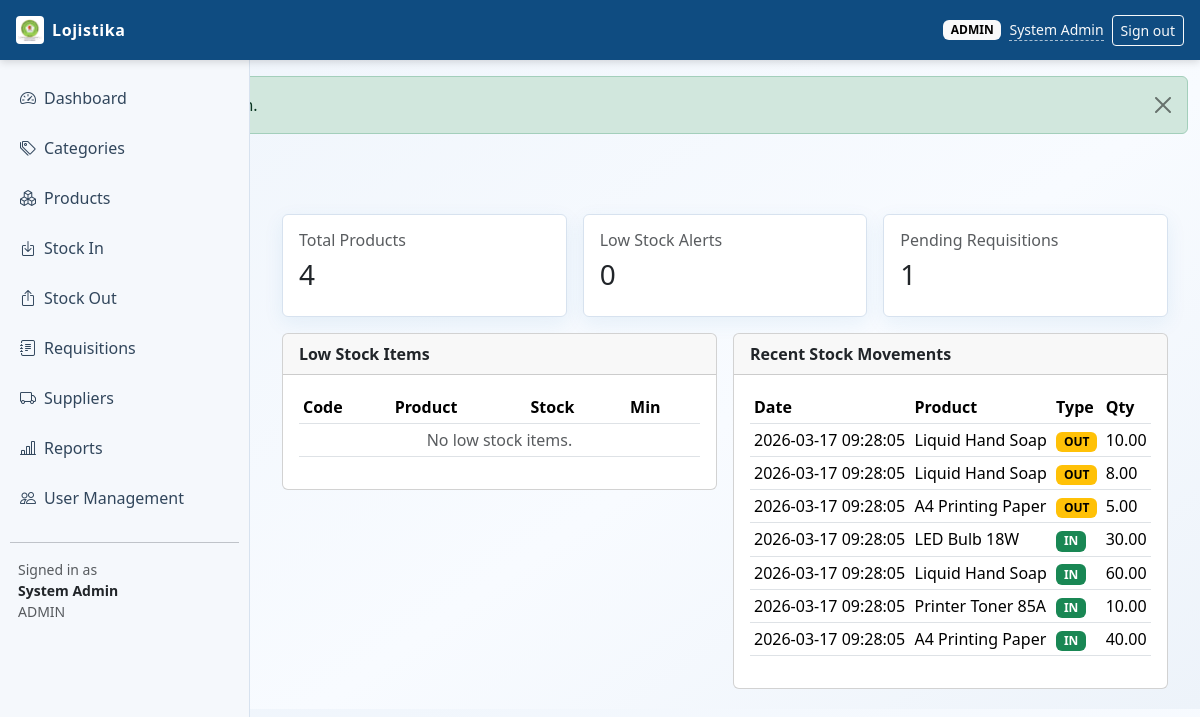
Page /index.php?page=dashboard (signed in) on the committed database.
### tables this page shows
CREATE TABLE stock_movements (
    id INT UNSIGNED AUTO_INCREMENT PRIMARY KEY,
    product_id INT UNSIGNED NOT NULL,
    movement_type ENUM('in', 'out') NOT NULL,
    quantity DECIMAL(12,2) NOT NULL,
    unit_cost DECIMAL(12,2) NOT NULL DEFAULT 0,
    reference_type ENUM('purchase', 'donation', 'adjustment', 'requisition', 'distribution', 'return') NOT NULL DEFAULT 'adjustment',
    reference_id INT UNSIGNED NULL,
    remarks VARCHAR(255) NULL,
    performed_by INT UNSIGNED NULL,
    created_at TIMESTAMP NOT NULL DEFAULT CURRENT_TIMESTAMP,
    CONSTRAINT chk_stock_movements_quantity CHECK (quantity > 0),
    CONSTRAINT fk_stock_movements_product FOREIGN KEY (product_id) REFERENCES products(id) ON DELETE RESTRICT,
    CONSTRAINT fk_stock_movements_user FOREIGN KEY (performed_by) REFERENCES users(id) ON DELETE SET NULL,
    INDEX idx_stock_movements_product_date (product_id, created_at),
    INDEX idx_stock_movements_reference (reference_type, reference_id)
);

CREATE TABLE products (
    id INT UNSIGNED AUTO_INCREMENT PRIMARY KEY,
    category_id INT UNSIGNED NOT NULL,
    supplier_id INT UNSIGNED NULL,
    code VARCHAR(50) NOT NULL,
    name VARCHAR(150) NOT NULL,
    unit ENUM('unit', 'liter', 'box', 'kg', 'pack') NOT NULL DEFAULT 'unit',
    min_stock DECIMAL(12,2) NOT NULL DEFAULT 0,
    is_active TINYINT(1) NOT NULL DEFAULT 1,
    created_by INT UNSIGNED NULL,
    updated_by INT UNSIGNED NULL,
    created_at TIMESTAMP NOT NULL DEFAULT CURRENT_TIMESTAMP,
    updated_at TIMESTAMP NOT NULL DEFAULT CURRENT_TIMESTAMP ON UPDATE CURRENT_TIMESTAMP,
    CONSTRAINT uq_products_code UNIQUE (code),
    CONSTRAINT fk_products_category FOREIGN KEY (category_id) REFERENCES categories(id) ON DELETE RESTRICT,
    CONSTRAINT fk_products_supplier FOREIGN KEY (supplier_id) REFERENCES suppliers(id) ON DELETE SET NULL,
    CONSTRAINT fk_products_created_by FOREIGN KEY (created_by) REFERENCES users(id) ON DELETE SET NULL,
    CONSTRAINT fk_products_updated_by FOREIGN KEY (updated_by) REFERENCES users(id) ON DELETE SET NULL
);

### config/helpers.php (called while the page is built, shortened)
<?php
require_once __DIR__ . '/db_connect.php';
function db(): mysqli
{
    return db_connect();
}
function h(?string $value): string
{
    return htmlspecialchars((string) $value, ENT_QUOTES, 'UTF-8');
}
function get_flash(): ?array
{
    $flash = $_SESSION['flash'];
    return $flash;
}
function current_user(): ?array
{
    return $_SESSION['user'] ?? null;
}
function has_role(array $roles): bool
{
    $user = current_user();
    return in_array($user['role'], $roles, true);
}
function app_base_path(): string
{
    $scriptName = str_replace('\\', '/', (string) ($_SERVER['SCRIPT_NAME'] ?? '/index.php'));
    $basePath = rtrim(str_replace('\\', '/', dirname($scriptName)), '/');
    return $basePath === '' ? '' : $basePath;
}
function asset_url(string $relativePath): string
{
    $cleanPath = ltrim(str_replace('\\', '/', $relativePath), '/');
    $basePath = app_base_path();
    $assetPath = $basePath . '/' . $cleanPath;
    $fullPath = dirname(__DIR__) . DIRECTORY_SEPARATOR . str_replace('/', DIRECTORY_SEPARATOR, $cleanPath);
    $version = is_file($fullPath) ? (string) filemtime($fullPath) : null;
    return $version ? $assetPath . '?v=' . rawurlencode($version) : $assetPath;
}

### config/db_connect.php (called while the page is built, shortened)
<?php
function env_value(array $keys, string $default = ''): string
{
    return $default;
}
function file_db_config(): array
{
    $filePath = __DIR__ . DIRECTORY_SEPARATOR . 'db_credentials.php';
    if (!is_file($filePath)) {
        return [];
    }
    $config = require $filePath;
    return is_array($config) ? $config : [];
}
function db_config(): array
{
    $fileConfig = file_db_config();
    return [
        'host' => env_value(['DB_HOST', 'MYSQL_HOST', 'DATABASE_HOST'], (string) ($fileConfig['host'] ?? '127.0.0.1')),
        'port' => (int) env_value(['DB_PORT', 'MYSQL_PORT', 'DATABASE_PORT'], (string) ($fileConfig['port'] ?? '3306')),
        'user' => env_value(['DB_USER', 'MYSQL_USER', 'DATABASE_USER'], (string) ($fileConfig['user'] ?? 'root')),
        'pass' => env_value(['DB_PASS', 'MYSQL_PASSWORD', 'DATABASE_PASSWORD'], (string) ($fileConfig['pass'] ?? '')),
        'name' => env_value(['DB_NAME', 'MYSQL_DATABASE', 'DATABASE_NAME'], (string) ($fileConfig['name'] ?? 'logistics_lms')),
    ];
}
function db_connect(): mysqli
{
    static $conn = null;
    if ($conn instanceof mysqli) {
        return $conn;
    }
    $cfg = db_config();
    try {
        $conn = new mysqli($cfg['host'], $cfg['user'], $cfg['pass'], $cfg['name'], $cfg['port']);
    } catch (mysqli_sql_exception $e) {
        http_response_code(500);
        if (stripos($e->getMessage(), 'Unknown database') !== false) {
            $sqlFile = dirname(__DIR__) . DIRECTORY_SEPARATOR . 'database.sql';
            $message = 'Database "' . $cfg['name'] . '" does not exist. Import the project SQL file first.';
            if (is_file($sqlFile)) {
                $message .= ' Expected file: ' . $sqlFile;
            }
            exit($message);
        }
        if (stripos($e->getMessage(), 'Access denied for user') !== false) {
            $configFile = __DIR__ . DIRECTORY_SEPARATOR . 'db_credentials.php';
            $message = 'Database login failed for user "' . $cfg['user'] . '" at host "' . $cfg['host'] . '".';
            $message .= ' Set hosting credentials via environment variables or create: ' . $configFile;
            exit($message);
        }
        exit('Database connection failed: ' . $e->getMessage());
    }
    $conn->set_charset('utf8mb4');
    return $conn;
}

### modules/dashboard/index.php (the view, shortened to what this page needs)
<?php
$sqlTotals = "SELECT
    (SELECT COUNT(*) FROM products WHERE is_active = 1) AS total_products,
    (SELECT COUNT(*) FROM requisitions WHERE status = 'pending') AS pending_requisitions";
$totals = db()->query($sqlTotals)->fetch_assoc();
$lowStockSql = "SELECT p.id, p.code, p.name, p.min_stock,
    COALESCE(SUM(CASE WHEN sm.movement_type = 'in' THEN sm.quantity ELSE -sm.quantity END), 0) AS current_stock
    FROM products p
    LEFT JOIN stock_movements sm ON sm.product_id = p.id
    WHERE p.is_active = 1
    GROUP BY p.id, p.code, p.name, p.min_stock
    HAVING current_stock <= p.min_stock
    ORDER BY current_stock ASC
    LIMIT 10";
$lowStockItems = db()->query($lowStockSql);
$recentMovementsSql = "SELECT sm.created_at, p.name AS product_name, sm.movement_type, sm.quantity, sm.reference_type, u.full_name
    FROM stock_movements sm
    INNER JOIN products p ON p.id = sm.product_id
    LEFT JOIN users u ON u.id = sm.performed_by
    ORDER BY sm.id DESC
    LIMIT 10";
$recentMovements = db()->query($recentMovementsSql);
?>
<div class="container-fluid">
    <div class="row g-3 mb-3">
        <div class="col-md-4">
            <div class="card stat-card">
                <div class="card-body">
                    <h6 class="text-muted">Total Products</h6>
                    <h3><?= (int) $totals['total_products'] ?></h3>
                </div>
            </div>
        </div>
        <div class="col-md-4">
            <div class="card stat-card">
                <div class="card-body">
                    <h6 class="text-muted">Low Stock Alerts</h6>
                    <h3><?= (int) $lowStockItems->num_rows ?></h3>
                </div>
            </div>
        </div>
        <div class="col-md-4">
            <div class="card stat-card">
                <div class="card-body">
                    <h6 class="text-muted">Pending Requisitions</h6>
                    <h3><?= (int) $totals['pending_requisitions'] ?></h3>
                </div>
            </div>
        </div>
    </div>
    <div class="row g-3">
        <div class="col-lg-6">
            <div class="card">
                <div class="card-header fw-semibold">Low Stock Items</div>
                <div class="card-body table-responsive">
                    <table class="table table-sm align-middle">
                        <thead>
                        <tr>
                            <th>Code</th>
                            <th>Product</th>
                            <th>Stock</th>
                            <th>Min</th>
                        </tr>
                        </thead>
                        <tbody>
                        <?php if ($lowStockItems->num_rows === 0): ?>
                            <tr><td colspan="4" class="text-center text-muted">No low stock items.</td></tr>
                        <?php endif; ?>
                        </tbody>
                    </table>
                </div>
            </div>
        </div>
        <div class="col-lg-6">
            <div class="card">
                <div class="card-header fw-semibold">Recent Stock Movements</div>
                <div class="card-body table-responsive">
                    <table class="table table-sm align-middle">
                        <thead>
                        <tr>
                            <th>Date</th>
                            <th>Product</th>
                            <th>Type</th>
                            <th>Qty</th>
                        </tr>
                        </thead>
                        <tbody>
                        <?php while ($row = $recentMovements->fetch_assoc()): ?>
                            <tr>
                                <td><?= h($row['created_at']) ?></td>
                                <td><?= h($row['product_name']) ?></td>
                                <td>
                                    <span class="badge <?= $row['movement_type'] === 'in' ? 'text-bg-success' : 'text-bg-warning' ?>">
                                        <?= strtoupper(h($row['movement_type'])) ?>
                                    </span>
                                </td>
                                <td><?= h((string) $row['quantity']) ?></td>
                            </tr>
                        <?php endwhile; ?>
                        </tbody>
                    </table>
                </div>
            </div>
        </div>
    </div>
</div>

### parts/header.php (shortened to what this page needs)
<?php
$flash = get_flash();
$user = current_user();
?>
<!DOCTYPE html>
<html lang="en">
<head>
    <link href="https://cdn.jsdelivr.net/npm/bootstrap@5.3.3/dist/css/bootstrap.min.css" rel="stylesheet">
    <link href="https://cdn.jsdelivr.net/npm/bootstrap-icons@1.11.3/font/bootstrap-icons.css" rel="stylesheet">
    <link href="<?= h(asset_url('assets/css/style.css')) ?>" rel="stylesheet">
</head>
<body>
    <header class="header fixed-top d-flex align-items-center justify-content-between px-3">
        <a href="index.php?page=<?= $user ? 'dashboard' : 'login' ?>"
            class="brand d-flex align-items-center text-decoration-none">
            <img src="<?= h(asset_url('assets/img/aifaesa.png')) ?>" alt="AIFAESA Logo" class="brand-logo me-2">
            <span>Lojistika</span>
        </a>
        <div class="d-flex align-items-center gap-2">
            <?php if ($user): ?>
            <span class="badge text-bg-light text-uppercase"><?= h($user['role']) ?></span>
            <a class="small text-light user-name-link" href="index.php?page=change_password" title="Change password"><?= h($user['full_name']) ?></a>
            <a class="btn btn-sm btn-outline-light" href="index.php?action=logout">Sign out</a>
            <?php else: ?>
            <span class="small text-light">Please sign in</span>
            <?php endif; ?>
        </div>
    </header>
    <?php if ($flash): ?>
    <div class="container-fluid mt-header">
        <div class="alert alert-<?= h($flash['type']) ?> alert-dismissible fade show" role="alert">
            <button type="button" class="btn-close" data-bs-dismiss="alert"></button>
        </div>
    </div>
    <?php endif; ?>

### index.php (shortened to what this page needs)
<?php
require_once __DIR__ . '/config/helpers.php';
$page = $_GET['page'] ?? '';
$target = null;
switch ($page) {
    case 'dashboard':
        $target = __DIR__ . '/modules/dashboard/index.php';
        break;
}
require __DIR__ . '/parts/header.php';
if ($page !== 'login') {
    require __DIR__ . '/parts/sidebar.php';
    echo '<main id="main" class="main">';
    if ($target && file_exists($target)) {
        require $target;
    } else {
        echo '<div class="alert alert-danger">Page not found.</div>';
    }
    echo '</main>';
}
require __DIR__ . '/parts/footer.php';

### parts/sidebar.php
<?php $user = current_user(); ?>
<?php $canManageInventory = has_role(['admin', 'warehouse']); ?>
<aside id="sidebar" class="sidebar">
    <ul class="nav flex-column">
        <li class="nav-item"><a class="nav-link" href="index.php?page=dashboard"><i class="bi bi-speedometer2 me-2"></i>Dashboard</a></li>
        <?php if ($canManageInventory): ?>
            <li class="nav-item"><a class="nav-link" href="index.php?page=categories"><i class="bi bi-tags me-2"></i>Categories</a></li>
            <li class="nav-item"><a class="nav-link" href="index.php?page=products"><i class="bi bi-boxes me-2"></i>Products</a></li>
            <li class="nav-item"><a class="nav-link" href="index.php?page=stock_in"><i class="bi bi-box-arrow-in-down me-2"></i>Stock In</a></li>
            <li class="nav-item"><a class="nav-link" href="index.php?page=stock_out"><i class="bi bi-box-arrow-up me-2"></i>Stock Out</a></li>
        <?php endif; ?>
        <li class="nav-item"><a class="nav-link" href="index.php?page=requisitions"><i class="bi bi-journal-text me-2"></i>Requisitions</a></li>
        <?php if ($canManageInventory): ?>
            <li class="nav-item"><a class="nav-link" href="index.php?page=suppliers"><i class="bi bi-truck me-2"></i>Suppliers</a></li>
            <li class="nav-item"><a class="nav-link" href="index.php?page=reports"><i class="bi bi-bar-chart-line me-2"></i>Reports</a></li>
        <?php endif; ?>
        <?php if (has_role(['admin'])): ?>
            <li class="nav-item"><a class="nav-link" href="index.php?page=users"><i class="bi bi-people me-2"></i>User Management</a></li>
        <?php endif; ?>
    </ul>
    <hr>
    <div class="px-2 small text-muted">
        Signed in as
        <div class="fw-semibold text-dark"><?= h($user['full_name'] ?? 'Unknown User') ?></div>
        <div class="text-uppercase"><?= h($user['role'] ?? 'unknown') ?></div>
    </div>
</aside>

### parts/footer.php (shortened to what this page needs)
</body>
</html>

### assets/css/style.css (style rules this page uses)
:root { --lms-header: #0f4c81; --lms-sidebar: #f5f8fc; --lms-accent: #1f6fb2; --lms-text: #1c2733; --lms-border: #d7e2ef; }
body { font-family: "Segoe UI", Tahoma, Geneva, Verdana, sans-serif; background: linear-gradient(145deg, #eef4fb 0%, #f8fbff 60%, #edf3fa 100%); color: var(--lms-text); }
.header { height: 60px; background: var(--lms-header); color: #fff; box-shadow: 0 2px 8px rgba(0, 0, 0, 0.15); z-index: 1030; }
.brand { color: #fff; font-weight: 700; letter-spacing: 0.6px; }
.user-name-link { text-decoration: none; border-bottom: 1px dashed rgba(255, 255, 255, 0.65); }
.brand-logo { width: 28px; height: 28px; object-fit: contain; border-radius: 4px; background: #fff; padding: 2px; }
.mt-header { margin-top: 76px; }
.sidebar { position: fixed; top: 60px; left: 0; bottom: 0; width: 250px; overflow-y: auto; background: var(--lms-sidebar); border-right: 1px solid var(--lms-border); padding: 16px 10px; }
.sidebar .nav-link { color: #31465c; border-radius: 8px; margin-bottom: 6px; padding: 10px; }
.main { margin-top: 60px; margin-left: 250px; padding: 20px; }
.card.stat-card { border: 1px solid var(--lms-border); box-shadow: 0 6px 20px rgba(31, 111, 178, 0.08); }
.table thead { background: #edf4fb; }

### rows in the picture
stock_movements: created_at "2026-03-17 09:28:05", product.name "Liquid Hand Soap", movement_type "OUT", quantity "10.00"
stock_movements: created_at "2026-03-17 09:28:05", product.name "Liquid Hand Soap", movement_type "OUT", quantity "8.00"
stock_movements: created_at "2026-03-17 09:28:05", product.name "A4 Printing Paper", movement_type "OUT", quantity "5.00"
stock_movements: created_at "2026-03-17 09:28:05", product.name "LED Bulb 18W", movement_type "IN", quantity "30.00"
stock_movements: created_at "2026-03-17 09:28:05", product.name "Liquid Hand Soap", movement_type "IN", quantity "60.00"
stock_movements: created_at "2026-03-17 09:28:05", product.name "Printer Toner 85A", movement_type "IN", quantity "10.00"
stock_movements: created_at "2026-03-17 09:28:05", product.name "A4 Printing Paper", movement_type "IN", quantity "40.00"

### other values in the picture
$user['role'] "ADMIN"
$user['full_name'] "System Admin"
$totals['total_products'] "4"
$lowStockItems->num_rows "0"
$totals['pending_requisitions'] "1"
